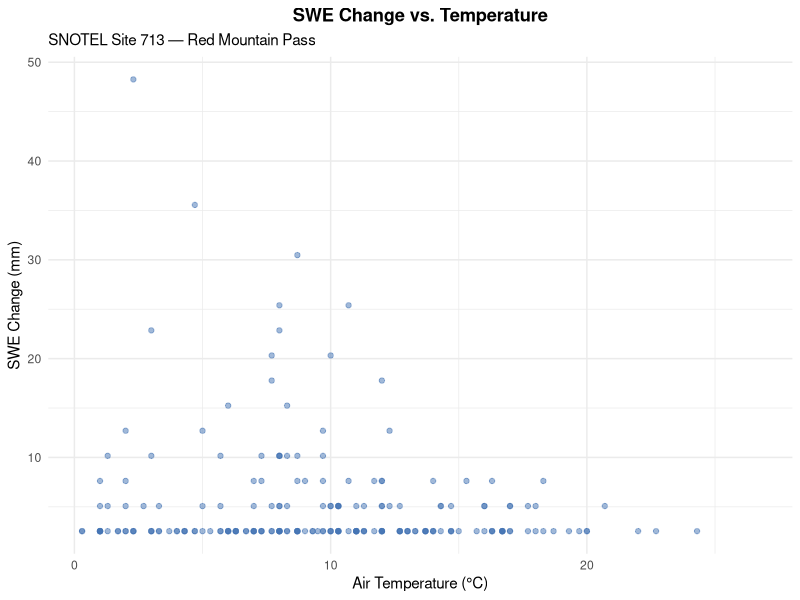

Here is the R script that generated this plot: (Note: this script raises an error after producing the figure.)
## ---- chunk 1
library(dplyr)
library(ggplot2)
library(lubridate)
library(tidyr)
## ---- chunk 2
swe_data <- read.csv("data/NWIS_snowmelt.csv", stringsAsFactors = FALSE)

swe_data <- swe_data %>%
  mutate(datetime = mdy_hm(datetime))

cat("=== DATA OVERVIEW ===\n")
cat(sprintf("Records: %d\n", nrow(swe_data)))
cat(sprintf("Temperature range: %.1f to %.1f °C\n",
            min(swe_data$temp_C, na.rm = TRUE),
            max(swe_data$temp_C, na.rm = TRUE)))
cat(sprintf("SWE change range: %.2f to %.2f mm\n",
            min(swe_data$change_SWE, na.rm = TRUE),
            max(swe_data$change_SWE, na.rm = TRUE)))

ggplot(swe_data, aes(x = temp_C, y = change_SWE)) +
  geom_point(alpha = 0.5, color = "#4575b4") +
  labs(title = "SWE Change vs. Temperature",
       subtitle = "SNOTEL Site 713 — Red Mountain Pass",
       x = "Air Temperature (°C)", y = "SWE Change (mm)") +
  theme_minimal() +
  theme(plot.title = element_text(hjust = 0.5, face = "bold"))
## ---- chunk 3
swe_filtered <- swe_data %>%
  filter(change_SWE != 0 & !is.na(temp_C) & !is.na(change_SWE) & temp_C <= 13)

melt_model <- nls(change_SWE ~ MF * (temp_C - T0),
                  data    = swe_filtered,
                  start   = list(MF = 0.05, T0 = 5),
                  control = nls.control(maxiter = 500))

mf_estimate <- coef(melt_model)[["MF"]]
t0_estimate <- coef(melt_model)[["T0"]]

cat(sprintf("Melt factor (MF): %.4f mm/°C\n", mf_estimate))
cat(sprintf("Base temperature (T0): %.2f °C\n", t0_estimate))
cat(sprintf("Melt equation: M = %.4f × (T − %.2f)\n", mf_estimate, t0_estimate))

temp_seq <- seq(t0_estimate, 13, length.out = 100)
fit_line  <- data.frame(temp_C = temp_seq,
                         change_SWE = mf_estimate * (temp_seq - t0_estimate))

ggplot(swe_filtered, aes(x = temp_C, y = change_SWE)) +
  geom_point(alpha = 0.5, color = "#4575b4") +
  geom_line(data = fit_line, color = "#d73027", linewidth = 1.2) +
  labs(title = "Melt Factor Calibration — Temperature-Index Model",
       subtitle = sprintf("M = %.4f × (T − %.2f°C)", mf_estimate, t0_estimate),
       x = "Temperature (°C)", y = "SWE Change (mm)") +
  theme_minimal() +
  theme(plot.title = element_text(hjust = 0.5, face = "bold"))
## ---- chunk 4
discharge_data <- read.csv("data/NWIS_discharge.csv", stringsAsFactors = FALSE)

discharge_data <- discharge_data %>%
  mutate(date     = mdy(time),
         flow_cfs = as.numeric(value)) %>%
  filter(!is.na(flow_cfs)) %>%
  arrange(date)

lynne_hollick_filter <- function(Q, a = 0.925) {
  bf    <- numeric(length(Q))
  bf[1] <- Q[1]
  for (i in 2:length(Q)) {
    bf[i] <- ((1 - a) / (1 + a)) * Q[i] + (a / (1 + a)) * bf[i - 1]
    bf[i] <- min(bf[i], Q[i])
  }
  bf
}

baseflow <- discharge_data$flow_cfs
for (i in 1:3) {
  baseflow <- lynne_hollick_filter(baseflow)
}

discharge_data$baseflow_cfs   <- baseflow
discharge_data$quickflow_cfs  <- discharge_data$flow_cfs - baseflow

total_volume    <- sum(discharge_data$flow_cfs)    * 86400 / 43559.9
baseflow_volume <- sum(discharge_data$baseflow_cfs) * 86400 / 43559.9

cat("=== BASEFLOW SEPARATION RESULTS ===\n")
cat(sprintf("Total flow volume:    %.0f acre-feet\n", total_volume))
cat(sprintf("Baseflow volume:      %.0f acre-feet\n", baseflow_volume))
cat(sprintf("Baseflow fraction:    %.1f%%\n", baseflow_volume / total_volume * 100))
## ---- chunk 5
hydro_long <- discharge_data %>%
  select(date, Total = flow_cfs, Baseflow = baseflow_cfs) %>%
  pivot_longer(cols = c(Total, Baseflow), names_to = "component", values_to = "flow_cfs")

ggplot(discharge_data, aes(x = date)) +
  geom_ribbon(aes(ymin = baseflow_cfs, ymax = flow_cfs),
              fill = "#74add1", alpha = 0.5) +
  geom_line(aes(y = flow_cfs,    color = "Total Flow"),  linewidth = 1) +
  geom_line(aes(y = baseflow_cfs, color = "Baseflow"),    linewidth = 1) +
  scale_color_manual(name = NULL,
                     values = c("Total Flow" = "black", "Baseflow" = "#2166ac")) +
  labs(title = "Hydrograph Separation — Lynne-Hollick Filter (WY2024)",
       subtitle = "Shaded area = quickflow (snowmelt runoff component)",
       x = "Date", y = "Flow (cfs)") +
  theme_minimal() +
  theme(legend.position = "bottom",
        plot.title = element_text(hjust = 0.5, face = "bold"),
        axis.text.x = element_text(angle = 45, hjust = 1))
## ---- chunk 6
asos_melt <- read.csv("data/asos_data.txt", stringsAsFactors = FALSE)

asos_melt <- asos_melt %>%
  mutate(
    valid  = ymd_hm(valid),
    tmpc   = as.numeric(tmpc),
    hourly_melt = ifelse(!is.na(tmpc) & tmpc > t0_estimate,
                         mf_estimate * (tmpc - t0_estimate), 0)
  ) %>%
  filter(!is.na(valid))

cat(sprintf("Total estimated melt: %.1f mm\n", sum(asos_melt$hourly_melt, na.rm = TRUE)))

asos_daily_melt <- asos_melt %>%
  mutate(date = as.Date(valid)) %>%
  group_by(date) %>%
  summarise(daily_melt = sum(hourly_melt, na.rm = TRUE), .groups = "drop")

ggplot(asos_daily_melt, aes(x = date, y = daily_melt)) +
  geom_col(fill = "#4575b4", alpha = 0.8) +
  labs(title = "Daily Estimated Snowmelt — Temperature-Index Model (WY2024)",
       subtitle = sprintf("MF = %.4f mm/°C, T₀ = %.1f°C", mf_estimate, t0_estimate),
       x = "Date", y = "Daily Melt (mm)") +
  theme_minimal() +
  theme(plot.title = element_text(hjust = 0.5, face = "bold"),
        axis.text.x = element_text(angle = 45, hjust = 1))
